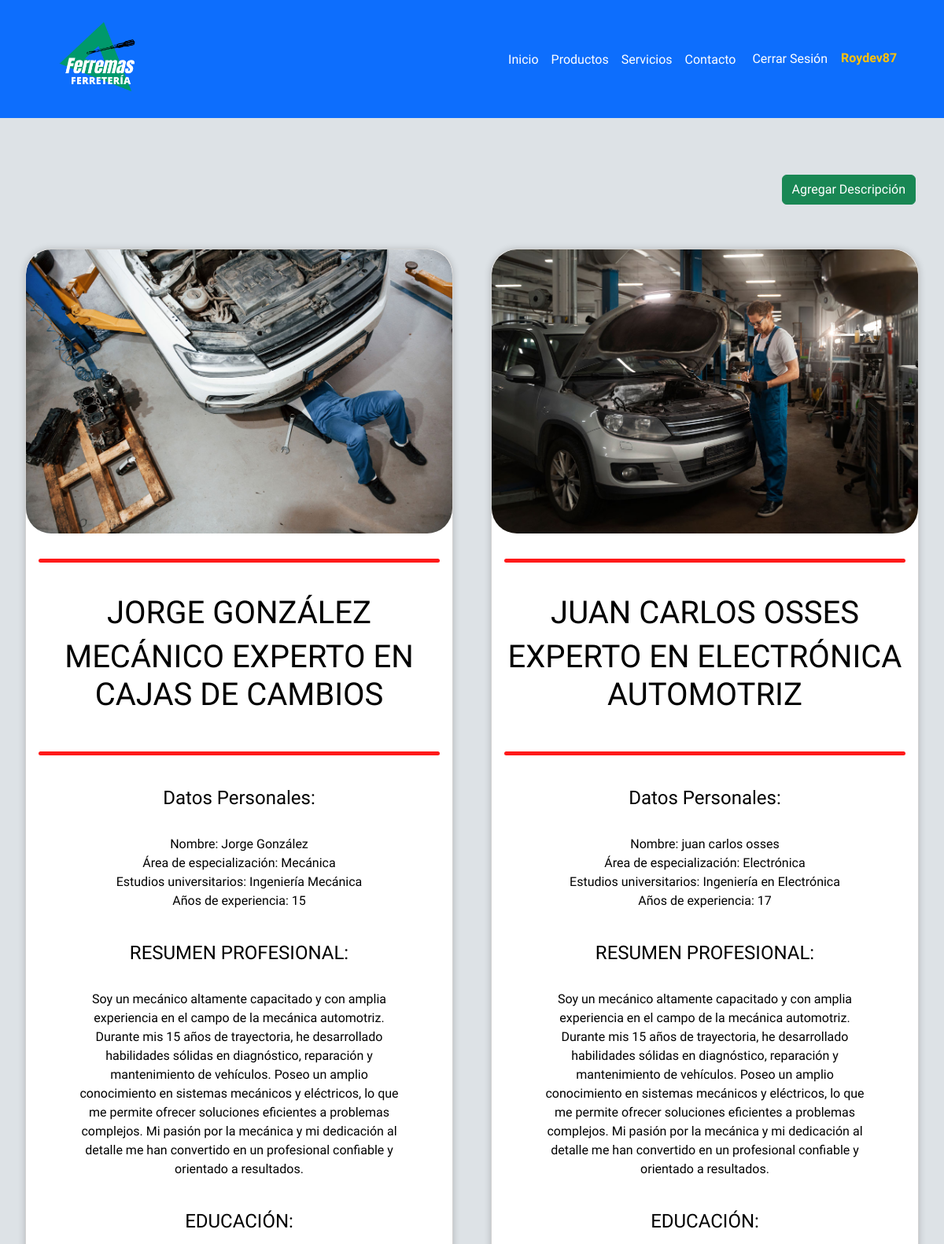
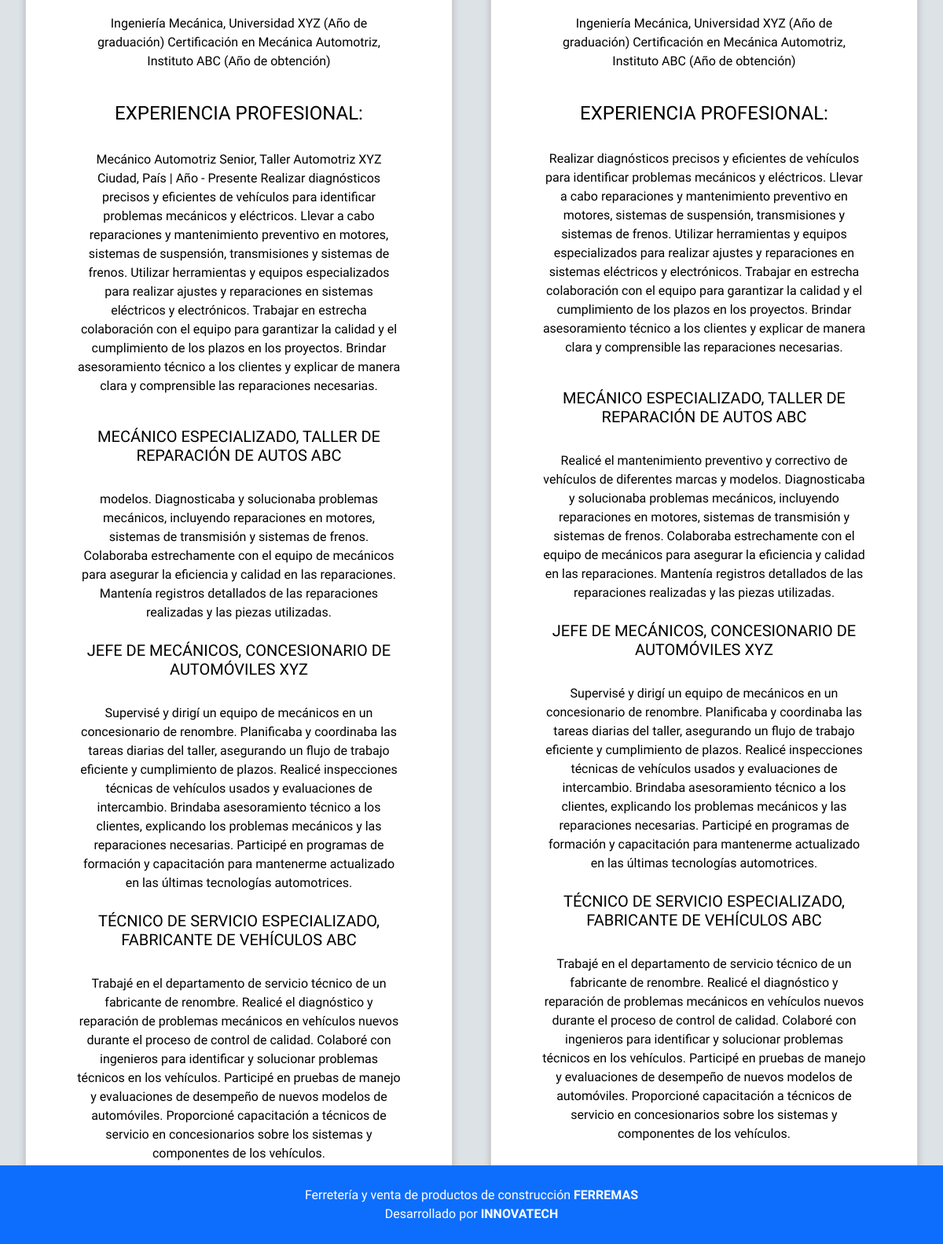
The app's page /detalle_mecanico/ (signed in) with its own data (2 pictures, top to bottom).
### rayoapp/models.py (models this page shows, shortened)
class Detalle_mecanico(models.Model):
    id = models.AutoField(primary_key=True)
    nombre_encabezado = models.CharField(max_length=100, verbose_name='Nombre_Encabezado', null=True)
    expertiz_encabezado = models.CharField(max_length=100, verbose_name='Expertiz_Encabezado', null=True)
    imagen = models.ImageField(upload_to='img/', verbose_name="Imagen", null=True)
    nombre = models.CharField(max_length=100, verbose_name='Nombre', null=True)
    especialidad = models.CharField(max_length=100, verbose_name='Especialidad', null=True)
    titulos = models.CharField(max_length=100, verbose_name='Titulos', null=True)
    agnos_exp = models.CharField(max_length=100, verbose_name='Años_Experiencia', null=True)
    resumen_pro = models.TextField(max_length=1000, verbose_name='Resumen_Pro', null=True)
    resumen_edu = models.TextField(max_length=1000, verbose_name='Resumen_Edu', null=True)
    resumen_exp = models.TextField(max_length=1000, verbose_name='Resumen_Exp', null=True)
    trabajo_uno = models.CharField(max_length=100, verbose_name='Trabajo_Uno', null=True)
    desc_tra_uno = models.TextField(max_length=1000, verbose_name='Descripción_tra_uno', null=True)
    trabajo_dos = models.CharField(max_length=100, verbose_name='Trabajo_Dos', null=True)
    desc_tra_dos = models.TextField(max_length=1000, verbose_name='Descripción_tra_dos', null=True)
    trabajo_tres = models.CharField(max_length=100, verbose_name='Trabajo_Tres', null=True)
    desc_tra_tres = models.TextField(max_length=1000, verbose_name='Descripción_tra_tres', null=True)

### rayoapp/views.py (the view)
# urls.py: path('detalle_mecanico/', views.detalle_mecanico, name='detalle_mecanico'),
def detalle_mecanico(request):
    detalles = Detalle_mecanico.objects.all()
    return render(request, 'paginas/detalle_mecanico.html', {'detalles': detalles})

### rayoapp/templates/paginas/detalle_mecanico.html (shortened to what this page needs)
{% extends 'base.html' %}
{% load static %}
{% block contenido %}
<br>
<br>
<br>
<div class="container-fluid d-flex justify-content-end">
    {% if user.is_authenticated %}
    <a href="{% url 'creardetalle' %}" class="btn btn-success me-4">Agregar Descripción</a>
    {% endif %}
</div>
<div class="row row-cols-1 row-cols-md-1 row-cols-lg-2 g-5 m-2">
    {% for detalle in detalles %}
    <div class="col">
        <div class="card card-mecanico rounded-5" style="background-color: rgb(255, 255, 255);">
            <img src="{{ detalle.imagen.url }}" class="card-img-top img-card img-mecanico rounded-5" alt="...">
            <div class="card-body">
                <hr class="border-0" style="height: 5px; border-radius: 5px; background-color: #ff1a1a; opacity: 100%;">
                <h1 class="card-title text-black text-uppercase pt-4">{{ detalle.nombre_encabezado }}</h1>
                <h1 class="card-title text-black text-uppercase">{{ detalle.expertiz_encabezado }}</h1><br>
                <hr class="border-0" style="height: 5px; border-radius: 5px; background-color: #ff1a1a; opacity: 100%;">
                <div class="card-text text-black">
                    <h4 class="pt-4">Datos Personales:</h4><br>
                    <p>Nombre: {{ detalle.nombre }}<br>
                        Área de especialización: {{ detalle.especialidad }}<br>
                        Estudios universitarios: {{ detalle.titulos }}<br>
                        Años de experiencia: {{ detalle.agnos_exp }}</p><br>
                </div>
                <div class="card-text text-black px-5">
                    <h4 class="text-uppercase">Resumen profesional:</h4><br>
                    <p>{{ detalle.resumen_pro }}</p>
                    <br>
                    <h4 class="text-uppercase">Educación:</h4><br>
                    <p>{{ detalle.resumen_edu }}</p><br>
                    <h4 class="text-uppercase">Experiencia profesional:</h4><br>
                    <p>{{ detalle.resumen_exp }}</p><br>
                    <div>
                        <ul class="list-unstyled">
                            <h5 class="text-uppercase">{{ detalle.trabajo_uno }}</h5><br>
                            <ul class="list-unstyled">
                                <li>{{ detalle.desc_tra_uno }}</li><br>
                            </ul>
                            <h5 class="text-uppercase">{{ detalle.trabajo_dos }}</h5><br>
                            <ul class="list-unstyled">
                                <li>{{ detalle.desc_tra_dos }}</li><br>
                            </ul class="list-unstyled">
                            <h5 class="text-uppercase">{{ detalle.trabajo_tres }}</h5><br>
                            <ul class="list-unstyled">
                                <li>{{ detalle.desc_tra_tres }}</li><br>
                            </ul>
                        </ul>
                    </div>
                </div>
                {% if user.is_authenticated %}
                <a name="" id="" href="{% url 'editardet' detalle.id %}" class="btn btn-info" role="button">Editar</a>
                <a name="" id="" href="{% url 'eliminardet' detalle.id %}" class="btn btn-danger" role="button">Borrar</a>
                {% endif %}
            </div>
        </div>
    </div>
    {% endfor %}
</div>
{% endblock %}

### rayoapp/templates/base.html (shortened to what this page needs)
{% load static %}
<!DOCTYPE html>
<html lang="en">
<head>
    <link href="https://cdn.jsdelivr.net/npm/bootstrap@5.3.0-alpha3/dist/css/bootstrap.min.css" rel="stylesheet"
>
    <link rel="stylesheet" href="{% static 'css/style_in.css' %}">
</head>
<body>
    <header class="bg-primary ">
        <nav class="navbar navbar-expand-lg align-items-center ">
            <div class="container-fluid justify-content-between align-items-center">
                <div class="d-flex align-items-center">
                    <img class="ImgLogo ms-5" style="width: 135px;" src="{% static 'img/Logo.png' %}" alt="Logo" >
                </div>
                <div class="collapse navbar-collapse justify-content-end " id="navbarSupportedContent">
                    <ul class="navbar-nav margen">
                        <li class="nav-item">
                            <a class="nav-link text-white" aria-current="page" href="{% url 'inicio' %}">Inicio</a>
                        </li>
                        <li class="nav-item">
                            <a class="nav-link text-white" href="{% url 'inicio' %}#Mecanicos">Productos</a>
                        </li>
                        <li class="nav-item">
                            <a class="nav-link text-white" href="{% url 'servicios' %}">Servicios</a>
                        </li>
                        <li class="nav-item">
                            <a class="nav-link text-white" href="{% url 'contacto' %}">Contacto</a>
                        </li>
                        <li class="nav-item">
                            {% if user.is_authenticated %}
                            <form action="{% url 'logout' %}" method="post" class="nav-item">
                                <div class="nav-link text-warning" style="padding:0; margin:0;">
                                    <button type="submit" class="btn btn-link text-white" style="text-decoration: none;">Cerrar Sesión</button>
                                    <span class="fw-bold" style="font-size: 16px;">{{ user.username|capfirst }}</span>
                                </div>
                            </form>
                            {% else %}
                            <a class="nav-link text-white" style="padding:0; margin:0; font-size:16px;" href="{% url 'login' %}">Login</a>
                            {% endif %}
                        </li>
                    </ul>
                </div>
            </div>
        </nav>
    </header>
    {% block contenido %}
    {% endblock %}
    <footer class="container-fluid d-flex justify-content-center align-items-center bg-primary text-white">
        <div class="text-center">
            <p class="mb-0">Ferretería y venta de productos de construcción <strong>FERREMAS</strong></p>
            <p class="mb-0">Desarrollado por <strong>INNOVATECH</strong></p>
        </div>
    </footer>
</body>
</html>

### rayoapp/static/css/style_in.css (style rules this page uses)
* { margin: 0; padding: 0; box-sizing: border-box; font-family: 'M PLUS Rounded 1c', sans-serif; }
body { background: #dde2e6; }
header { height: 150px; }
.margen { margin-right: 5%; }
.ImgLogo { margin-left: 5%; width: 100px; align-items: center; }
.card-mecanico { border-radius: 5%; text-align: center; align-items: center; overflow: hidden; background: #fff; box-shadow: 0px 1px 10px rgba(0, 0, 0, 0.2); cursor: default; transition: all 400ms ease; }
footer { height: 100px; position: absolute; bottom: 0; }

### records on screen
Detalle_mecanico: imagen (picture), nombre_encabezado "JORGE GONZÁLEZ", expertiz_encabezado "MECÁNICO EXPERTO EN CAJAS DE CAMBIOS", nombre "Jorge González", especialidad "Mecánica", titulos "Ingeniería Mecánica", agnos_exp "15", resumen_pro "Soy un mecánico altamente capacitado y con amplia experiencia en el campo de la mecánica automotriz. Durante mis 15 años de trayectoria, he desarrollado habilidades sólidas en diagnóstico, reparación y mantenimiento de vehículos. Poseo un amplio conocimiento en sistemas mecánicos y eléctricos, lo que me permite ofrecer soluciones eficientes a problemas complejos. Mi pasión por la mecánica y mi dedicación al detalle me han convertido en un profesional confiable y orientado a resultados.", resumen_edu "Ingeniería Mecánica, Universidad XYZ (Año de graduación) Certificación en Mecánica Automotriz, Instituto ABC (Año de obtención)", resumen_exp "Mecánico Automotriz Senior, Taller Automotriz XYZ Ciudad, País | Año - Presente Realizar diagnósticos precisos y eficientes de vehículos para identificar problemas mecánicos y eléctricos. Llevar a cabo reparaciones y mantenimiento preventivo en motores, sistemas de suspensión, transmisiones y sistemas de frenos. Utilizar herramientas y equipos especializados para realizar ajustes y reparaciones en sistemas eléctricos y electrónicos. Trabajar en estrecha colaboración con el equipo para garantizar la calidad y el cumplimiento de los plazos en los proyectos. Brindar asesoramiento técnico a los clientes y explicar de manera clara y comprensible las reparaciones necesarias.", trabajo_uno "MECÁNICO ESPECIALIZADO, TALLER DE REPARACIÓN DE AUTOS ABC", desc_tra_uno "modelos. Diagnosticaba y solucionaba problemas mecánicos, incluyendo reparaciones en motores, sistemas de transmisión y sistemas de frenos. Colaboraba estrechamente con el equipo de mecánicos para asegurar la eficiencia y calidad en las reparaciones. Mantenía registros detallados de las reparaciones realizadas y las piezas utilizadas.", trabajo_dos "JEFE DE MECÁNICOS, CONCESIONARIO DE AUTOMÓVILES XYZ", desc_tra_dos "Supervisé y dirigí un equipo de mecánicos en un concesionario de renombre. Planificaba y coordinaba las tareas diarias del taller, asegurando un flujo de trabajo eficiente y cumplimiento de plazos. Realicé inspecciones técnicas de vehículos usados y evaluaciones de intercambio. Brindaba asesoramiento técnico a los clientes, explicando los problemas mecánicos y las reparaciones necesarias. Participé en programas de formación y capacitación para mantenerme actualizado en las últimas tecnologías automotrices.", trabajo_tres "TÉCNICO DE SERVICIO ESPECIALIZADO, FABRICANTE DE VEHÍCULOS ABC", desc_tra_tres "Trabajé en el departamento de servicio técnico de un fabricante de renombre. Realicé el diagnóstico y reparación de problemas mecánicos en vehículos nuevos durante el proceso de control de calidad. Colaboré con ingenieros para identificar y solucionar problemas técnicos en los vehículos. Participé en pruebas de manejo y evaluaciones de desempeño de nuevos modelos de automóviles. Proporcioné capacitación a técnicos de servicio en concesionarios sobre los sistemas y componentes de los vehículos."
Detalle_mecanico: imagen (picture), nombre_encabezado "JUAN CARLOS OSSES", expertiz_encabezado "EXPERTO EN ELECTRÓNICA AUTOMOTRIZ", nombre "juan carlos osses", especialidad "Electrónica", titulos "Ingeniería en Electrónica", agnos_exp "17", resumen_pro "Soy un mecánico altamente capacitado y con amplia experiencia en el campo de la mecánica automotriz. Durante mis 15 años de trayectoria, he desarrollado habilidades sólidas en diagnóstico, reparación y mantenimiento de vehículos. Poseo un amplio conocimiento en sistemas mecánicos y eléctricos, lo que me permite ofrecer soluciones eficientes a problemas complejos. Mi pasión por la mecánica y mi dedicación al detalle me han convertido en un profesional confiable y orientado a resultados.", resumen_edu "Ingeniería Mecánica, Universidad XYZ (Año de graduación) Certificación en Mecánica Automotriz, Instituto ABC (Año de obtención)", resumen_exp "Realizar diagnósticos precisos y eficientes de vehículos para identificar problemas mecánicos y eléctricos. Llevar a cabo reparaciones y mantenimiento preventivo en motores, sistemas de suspensión, transmisiones y sistemas de frenos. Utilizar herramientas y equipos especializados para realizar ajustes y reparaciones en sistemas eléctricos y electrónicos. Trabajar en estrecha colaboración con el equipo para garantizar la calidad y el cumplimiento de los plazos en los proyectos. Brindar asesoramiento técnico a los clientes y explicar de manera clara y comprensible las reparaciones necesarias.", trabajo_uno "MECÁNICO ESPECIALIZADO, TALLER DE REPARACIÓN DE AUTOS ABC", desc_tra_uno "Realicé el mantenimiento preventivo y correctivo de vehículos de diferentes marcas y modelos. Diagnosticaba y solucionaba problemas mecánicos, incluyendo reparaciones en motores, sistemas de transmisión y sistemas de frenos. Colaboraba estrechamente con el equipo de mecánicos para asegurar la eficiencia y calidad en las reparaciones. Mantenía registros detallados de las reparaciones realizadas y las piezas utilizadas.", trabajo_dos "JEFE DE MECÁNICOS, CONCESIONARIO DE AUTOMÓVILES XYZ", desc_tra_dos "Supervisé y dirigí un equipo de mecánicos en un concesionario de renombre. Planificaba y coordinaba las tareas diarias del taller, asegurando un flujo de trabajo eficiente y cumplimiento de plazos. Realicé inspecciones técnicas de vehículos usados y evaluaciones de intercambio. Brindaba asesoramiento técnico a los clientes, explicando los problemas mecánicos y las reparaciones necesarias. Participé en programas de formación y capacitación para mantenerme actualizado en las últimas tecnologías automotrices.", trabajo_tres "TÉCNICO DE SERVICIO ESPECIALIZADO, FABRICANTE DE VEHÍCULOS ABC", desc_tra_tres "Trabajé en el departamento de servicio técnico de un fabricante de renombre. Realicé el diagnóstico y reparación de problemas mecánicos en vehículos nuevos durante el proceso de control de calidad. Colaboré con ingenieros para identificar y solucionar problemas técnicos en los vehículos. Participé en pruebas de manejo y evaluaciones de desempeño de nuevos modelos de automóviles. Proporcioné capacitación a técnicos de servicio en concesionarios sobre los sistemas y componentes de los vehículos."

### other values on screen
{{ user.username|capfirst }} "Roydev87"
